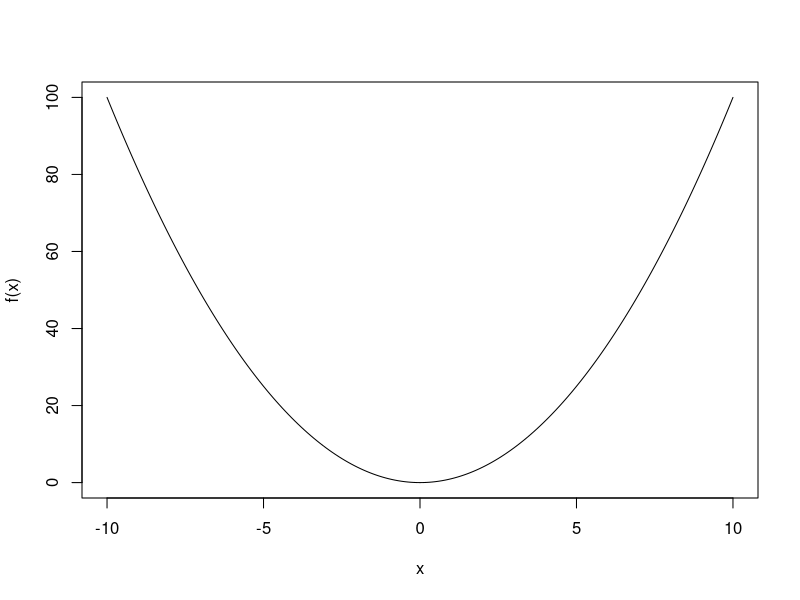

The R source for this figure:
## ---- chunk 1
x <- c(7, 4, 7, 2, 3, 4)
print(var(x))
## ---- chunk 2
x <- seq(from = -10, to = 10, by = 0.1)
plot(x, x^2, type = "l", xlab = "x", ylab = "f(x)")
## ---- chunk 3
x <- c(7, 4, 7, 2, 3, 4)
